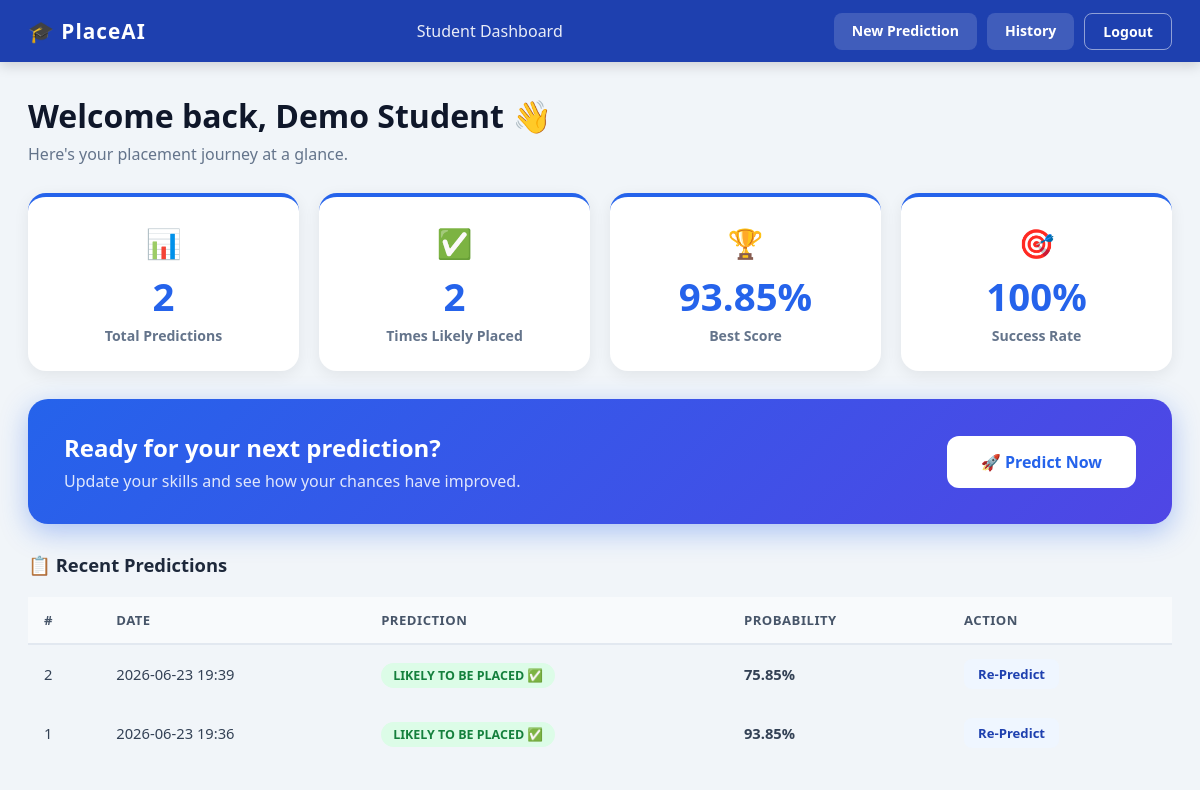
/student/dashboard (signed in), run on the app's committed database.
### tables this page shows
CREATE TABLE predictions(
        id INTEGER PRIMARY KEY AUTOINCREMENT,
        student_id INTEGER,
        name TEXT,
        email TEXT,
        prediction TEXT,
        probability REAL,
        degree_p REAL,
        skills_rating INTEGER,
        dsa_rating INTEGER,
        communication_rating INTEGER,
        projects_count INTEGER,
        internships_count INTEGER,
        date TIMESTAMP DEFAULT CURRENT_TIMESTAMP
    );

### app.py (the view)
@app.route('/student/dashboard')
def student_dashboard():
    if session.get('role') != 'student':
        return redirect(url_for('student_login'))
    conn = get_db()
    history = conn.execute("""SELECT * FROM predictions WHERE student_id=?
                               ORDER BY date DESC""",
                           (session['student_id'],)).fetchall()
    best = conn.execute("""SELECT MAX(probability) FROM predictions WHERE student_id=?""",
                        (session['student_id'],)).fetchone()[0] or 0
    total = len(history)
    placed = sum(1 for r in history if 'LIKELY' in r['prediction'])
    conn.close()
    return render_template('student_dashboard.html',
                           history=history, best=best, total=total, placed=placed)

### app.py (called while the page is built)
def get_db():
    conn = sqlite3.connect("placement.db")
    conn.row_factory = sqlite3.Row
    return conn

### templates/student_dashboard.html (shortened to what this page needs)
<!DOCTYPE html>
<html lang="en">
<head>
<link rel="stylesheet" href="{{ url_for('static', filename='style.css') }}">
</head>
<body class="dash-body">
<nav class="dash-nav">
  <div class="nav-brand">🎓 PlaceAI</div>
  <div class="nav-center">Student Dashboard</div>
  <div class="nav-links">
    <a href="{{ url_for('predict_form') }}" class="nav-btn">New Prediction</a>
    <a href="{{ url_for('history') }}" class="nav-btn">History</a>
    <a href="{{ url_for('student_logout') }}" class="nav-btn nav-btn-outline">Logout</a>
  </div>
</nav>
<div class="dash-container">
  <div class="dash-welcome">
    <h1>Welcome back, {{ session.student_name }} 👋</h1>
    <p>Here's your placement journey at a glance.</p>
  </div>
  <div class="stats-grid">
    <div class="stat-card">
      <div class="stat-icon">📊</div>
      <div class="stat-num">{{ total }}</div>
      <div class="stat-label">Total Predictions</div>
    </div>
    <div class="stat-card">
      <div class="stat-icon">✅</div>
      <div class="stat-num">{{ placed }}</div>
      <div class="stat-label">Times Likely Placed</div>
    </div>
    <div class="stat-card">
      <div class="stat-icon">🏆</div>
      <div class="stat-num">{{ best }}%</div>
      <div class="stat-label">Best Score</div>
    </div>
    <div class="stat-card">
      <div class="stat-icon">🎯</div>
      <div class="stat-num">{{ "%.0f"|format((placed/total*100) if total>0 else 0) }}%</div>
      <div class="stat-label">Success Rate</div>
    </div>
  </div>
  <div class="cta-box">
    <div>
      <h2>Ready for your next prediction?</h2>
      <p>Update your skills and see how your chances have improved.</p>
    </div>
    <a href="{{ url_for('predict_form') }}" class="btn-primary">🚀 Predict Now</a>
  </div>
  <div class="dash-section">
    <h2 class="section-title">📋 Recent Predictions</h2>
    {% if history %}
    <div class="table-wrap">
      <table class="data-table">
        <thead>
          <tr><th>#</th><th>Date</th><th>Prediction</th><th>Probability</th><th>Action</th></tr>
        </thead>
        <tbody>
        {% for row in history[:10] %}
        <tr>
          <td>{{ row['id'] }}</td>
          <td>{{ row['date'][:16] }}</td>
          <td>
            <span class="badge {% if 'LIKELY' in row['prediction'] %}badge-green{% else %}badge-red{% endif %}">
              {{ row['prediction'] }}
            </span>
          </td>
          <td><strong>{{ row['probability'] }}%</strong></td>
          <td><a href="{{ url_for('predict_form') }}" class="tbl-btn">Re-Predict</a></td>
        </tr>
        {% endfor %}
        </tbody>
      </table>
    </div>
    {% endif %}
  </div>
</div>
</body>
</html>

### static/style.css (style rules this page uses)
*, *::before, *::after { margin:0; padding:0; box-sizing:border-box; }
body { font-family: 'Segoe UI', Tahoma, Geneva, Verdana, sans-serif; background:#f1f5f9; color:#1e293b; }
a { text-decoration:none; color:inherit; }
.dash-nav { display:flex; align-items:center; justify-content:space-between; background:#1e40af; color:white; padding:0 28px; height:62px; box-shadow:0 4px 12px rgba(0,0,0,0.15); position:sticky; top:0; z-index:100; }
.nav-brand { font-size:1.3rem; font-weight:800; letter-spacing:1px; }
.nav-center { font-size:1rem; font-weight:500; opacity:0.9; }
.nav-links { display:flex; gap:10px; }
.nav-btn { padding:8px 18px; border-radius:8px; background:rgba(255,255,255,0.15); color:white; font-size:0.88rem; font-weight:600; transition:0.2s; }
.nav-btn-outline { background:transparent; border:1.5px solid rgba(255,255,255,0.5); }
.btn-primary { padding:15px 34px; background:linear-gradient(135deg,#2563eb,#4f46e5); color:white; border-radius:12px; font-weight:700; font-size:1rem; transition:0.3s; box-shadow:0 8px 24px rgba(37,99,235,0.35); display:inline-block; }
.dash-body { background:#f1f5f9; min-height:100vh; }
.dash-container { max-width:1400px; margin:0 auto; padding:32px 28px; }
.dash-welcome { margin-bottom:28px; }
.dash-welcome h1 { font-size:2rem; font-weight:800; color:#0f172a; margin-bottom:6px; }
.dash-welcome p { color:#64748b; }
.stats-grid { display:grid; grid-template-columns:repeat(auto-fit,minmax(200px,1fr)); gap:20px; margin-bottom:28px; }
.stat-card { background:white; border-radius:18px; padding:26px 22px; text-align:center; box-shadow:0 4px 16px rgba(0,0,0,0.07); border-top:4px solid #2563eb; transition:0.3s; }
.stat-icon { font-size:1.8rem; margin-bottom:8px; }
.stat-num { font-size:2.4rem; font-weight:800; color:#2563eb; }
.stat-label { color:#64748b; font-size:0.88rem; font-weight:600; margin-top:4px; }
.cta-box { background:linear-gradient(135deg,#2563eb,#4f46e5); color:white; border-radius:20px; padding:32px 36px; margin-bottom:28px; display:flex; align-items:center; justify-content:space-between; gap:20px; box-shadow:0 8px 28px rgba(37,99,235,0.35); }
.cta-box h2 { font-size:1.5rem; font-weight:800; margin-bottom:6px; }
.cta-box p { opacity:0.85; }
.cta-box .btn-primary { background:white; color:#2563eb; box-shadow:none; }
.dash-section { margin-bottom:28px; }
.section-title { font-size:1.3rem; font-weight:700; color:#1e293b; margin-bottom:18px; }
.table-wrap { overflow-x:auto; }
.data-table { width:100%; border-collapse:collapse; font-size:0.92rem; }
.data-table thead tr { background:#f8fafc; }
.data-table th { padding:14px 16px; text-align:left; font-weight:700; color:#475569; font-size:0.82rem; text-transform:uppercase; letter-spacing:0.5px; border-bottom:2px solid #e2e8f0; }
.data-table td { padding:14px 16px; border-bottom:1px solid #f1f5f9; color:#334155; }
.badge { padding:4px 12px; border-radius:50px; font-size:0.78rem; font-weight:700; }
.badge-green { background:#dcfce7; color:#15803d; }
.tbl-btn { padding:6px 14px; background:#eff6ff; color:#1e40af; border-radius:8px; font-size:0.82rem; font-weight:600; transition:0.2s; display:inline-block; }
.section-title { font-size:1.15rem; font-weight:700; color:#1e293b; margin-bottom:20px; }

### data on the page
predictions: id "2", date "2026-06-23 19:39", prediction "LIKELY TO BE PLACED ✅", probability "75.85"
predictions: id "1", date "2026-06-23 19:36", prediction "LIKELY TO BE PLACED ✅", probability "93.85"

### other printed values
{{ session.student_name }} "Demo Student"
{{ total }} "2"
{{ placed }} "2"
{{ best }} "93.85"
{{ "%.0f"|format((placed/total*100) if total>0 else 0) }} "100"
